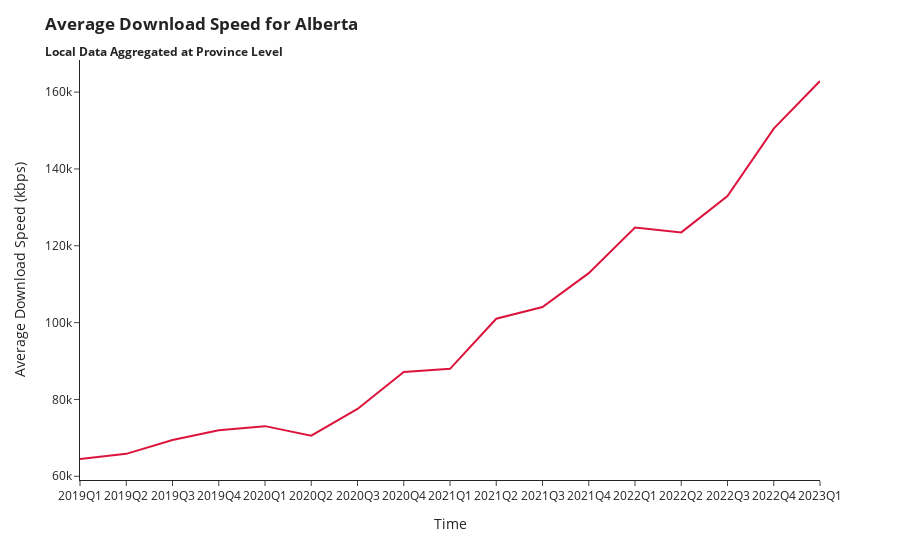

This figure's notebook cell:
### Code cell
import plotly.express as px

AB_plot_df = AB_df.copy()
AB_plot_df = AB_plot_df.reset_index()
AB_plot_df['index'] = AB_plot_df['index'].astype(str)

fig = px.line(AB_plot_df,
              x = 'index',
              template = 'simple_white',
              color_discrete_sequence=['crimson'],
              y = 'avg_d_kbps')
fig.update_layout(title='<b>Average Download Speed for Alberta<b><br><sub>Local Data Aggregated at Province Level<sub>', 
                  xaxis_title='Time', 
                  yaxis_title='Average Download Speed (kbps)')

fig.show()

### Figure 1 — Plotly figure (JSON) as saved in the notebook; plotly's stock layout.template omitted (floating-point values rounded to 4 significant figures)
{"data": [{"hovertemplate": "index=%{x}<br>avg_d_kbps=%{y}<extra></extra>", "legendgroup": "", "line": {"color": "crimson", "dash": "solid"}, "marker": {"symbol": "circle"}, "mode": "lines", "name": "", "orientation": "v", "showlegend": false, "type": "scatter", "x": ["2019Q1", "2019Q2", "2019Q3", "2019Q4", "2020Q1", "2020Q2", "2020Q3", "2020Q4", "2021Q1", "2021Q2", "2021Q3", "2021Q4", "2022Q1", "2022Q2", "2022Q3", "2022Q4", "2023Q1"], "xaxis": "x", "y": [64500.0, 65840.0, 69430.0, 71960.0, 73050.0, 70590.0, 77520.0, 87180.0, 87970.0, 101000.0, 104100.0, 112900.0, 124700.0, 123500.0, 132900.0, 150500.0, 162900.0], "yaxis": "y"}], "layout": {"autosize": true, "legend": {"tracegroupgap": 0}, "margin": {"t": 60}, "title": {"text": "<b>Average Download Speed for Alberta<b><br><sub>Local Data Aggregated at Province Level<sub>"}, "xaxis": {"anchor": "y", "autorange": true, "domain": [0, 1], "range": [0, 16], "title": {"text": "Time"}, "type": "category"}, "yaxis": {"anchor": "x", "autorange": true, "domain": [0, 1], "range": [59040.0, 168400.0], "title": {"text": "Average Download Speed (kbps)"}, "type": "linear"}}}
